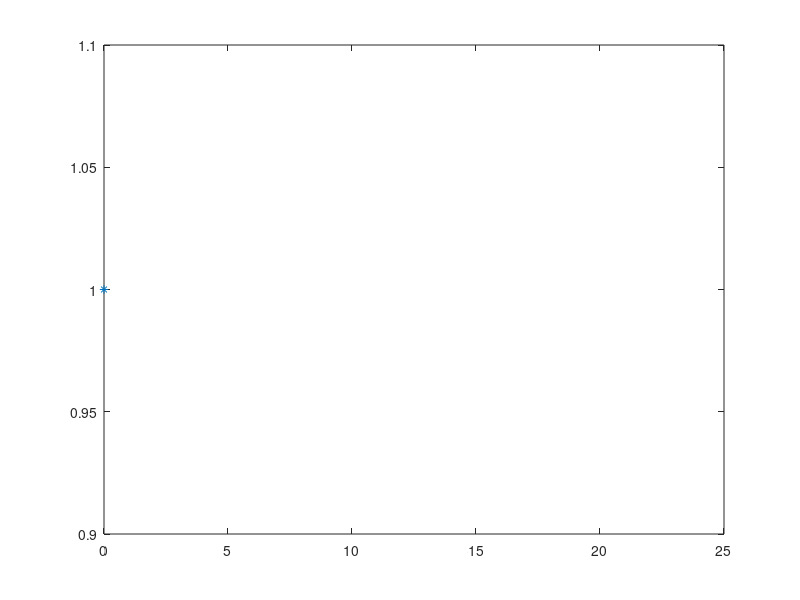

Here is the MATLAB script that generated this plot:
N = input("enter the number of simulations: ");
#here we count the succeses until we find the first success
p = input("probability 0<p<1 : ");
#we must simulate the nr of trials?? idk
X=zeros(1,N);
#we have N positions to count the failures and succeses?? cred
for(i=1:N)
  X(i) = 0;
  while rand() >= p
    X(i) = X(i)+1; #as long as we get failures we increase the nr of fails for each trial
  endwhile
endfor

k = 0:20;
y = geopdf(k,p);
u_x = unique(X);
n_x = hist(X, length(u_x));
rel_freq = n_x/N
plot(u_x, rel_freq,'*',y, 'o');
